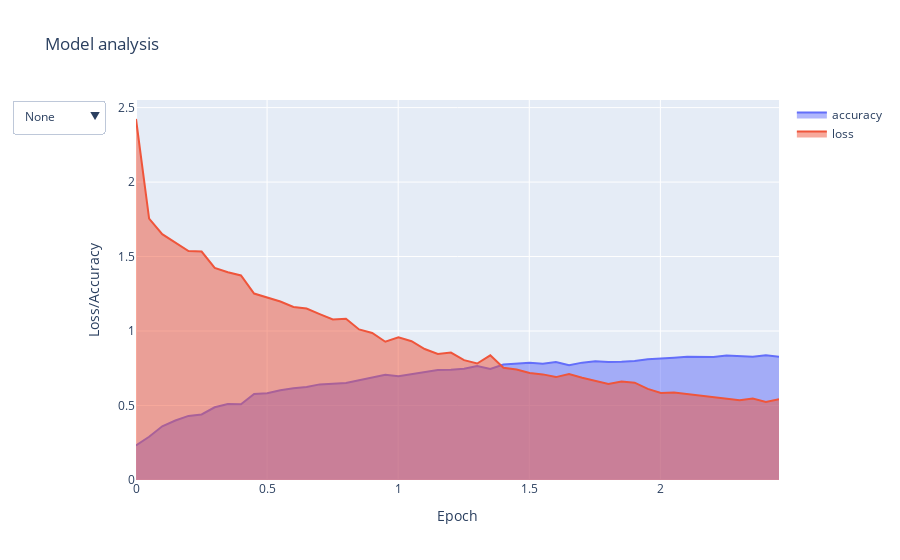

Source (notebook cell):
### Markdown cell above
6. - Análisis del modelo

### Code cell
nep = 50

data = pd.read_csv('acc_loss_df.csv')
acc = data['Accuracy']
loss = data['Loss']

vec = np.linspace(0, nep, 1000)

fig = go.Figure()

fig.add_trace(go.Scatter(x = vec,y = acc, name='accuracy', fill='tozeroy'))
fig.add_trace(go.Scatter(x = vec,y = loss, name='loss', fill='tozeroy'))


high_annotations = [dict(x=vec,
                         y=acc,
                         xref="x", yref="y",
                         ax=0, ay=-40)]
low_annotations = [dict(x=vec,
                        y=loss,
                        xref="x", yref="y",
                        ax=0, ay=40)]

fig.update_layout(
    updatemenus=[
        dict(
            active=0,
            buttons=list([
                dict(label="None",
                     method="update",
                     args=[{"visible": [False, False, False, False]},
                           {"title": "Model analysis",
                            "annotations": []}]),
                dict(label="Accuracy",
                     method="update",
                     args=[{"visible": [True, False, False, False]},
                           {"title": "Accuracy",
                            "annotations": high_annotations}]),
                dict(label="Loss",
                     method="update",
                     args=[{"visible": [False, True, False, False]},
                           {"title": "Loss",
                            "annotations": low_annotations}]),
                dict(label="Both",
                     method="update",
                     args=[{"visible": [True, True, True, True]},
                           {"title": "Accuracy and Loss",
                            "annotations": high_annotations + low_annotations}]),
            ]),
        )
    ])


fig.update_layout(title='Model analysis',
                   xaxis_title='Epoch',
                   yaxis_title='Loss/Accuracy')

fig.show()

### Figure 1 — Plotly figure (JSON) as saved in the notebook; plotly's stock layout.template omitted (floating-point values rounded to 4 significant figures; data arrays with more than 128 entries replaced by an {"elided": "..."} marker saying what was removed)
{"data": [{"fill": "tozeroy", "name": "accuracy", "type": "scatter", "x": {"elided": "1000 float values"}, "y": [0.2313, 0.2904, 0.3607, 0.3992, 0.4303, 0.4403, 0.4881, 0.5107, 0.5089, 0.5772, 0.5818, 0.6026, 0.6164, 0.6241, 0.6418, 0.6488, 0.6508, 0.6701, 0.6901, 0.7065, 0.6965, 0.7091, 0.7266, 0.7384, 0.7402, 0.7463, 0.7648, 0.7456, 0.7751, 0.781, 0.7869, 0.7797, 0.7923, 0.7702, 0.7879, 0.7967, 0.7923, 0.7944, 0.799, 0.8113, 0.8182, 0.8208, 0.827, 0.8254, 0.8254, 0.8365, 0.8306, 0.827, 0.837, 0.8277]}, {"fill": "tozeroy", "name": "loss", "type": "scatter", "x": {"elided": "1000 float values"}, "y": [2.424, 1.755, 1.65, 1.592, 1.537, 1.533, 1.423, 1.395, 1.373, 1.252, 1.224, 1.198, 1.161, 1.151, 1.113, 1.077, 1.082, 1.011, 0.987, 0.9282, 0.9586, 0.9316, 0.8792, 0.8464, 0.8557, 0.8045, 0.7822, 0.8367, 0.754, 0.7415, 0.7179, 0.709, 0.6908, 0.7121, 0.6861, 0.6646, 0.6443, 0.6612, 0.6535, 0.6116, 0.5843, 0.5869, 0.576, 0.5645, 0.5585, 0.5468, 0.535, 0.5472, 0.5238, 0.5429]}], "layout": {"title": {"text": "Model analysis"}, "updatemenus": [{"active": 0, "buttons": [{"args": [{"visible": [false, false, false, false]}, {"annotations": [], "title": "Model analysis"}], "label": "None", "method": "update"}, {"args": [{"visible": [true, false, false, false]}, {"annotations": [{"ax": 0, "ay": -40, "x": {"elided": "1000 float values"}, "xref": "x", "y": [0.2313, 0.2904, 0.3607, 0.3992, 0.4303, 0.4403, 0.4881, 0.5107, 0.5089, 0.5772, 0.5818, 0.6026, 0.6164, 0.6241, 0.6418, 0.6488, 0.6508, 0.6701, 0.6901, 0.7065, 0.6965, 0.7091, 0.7266, 0.7384, 0.7402, 0.7463, 0.7648, 0.7456, 0.7751, 0.781, 0.7869, 0.7797, 0.7923, 0.7702, 0.7879, 0.7967, 0.7923, 0.7944, 0.799, 0.8113, 0.8182, 0.8208, 0.827, 0.8254, 0.8254, 0.8365, 0.8306, 0.827, 0.837, 0.8277], "yref": "y"}], "title": "Accuracy"}], "label": "Accuracy", "method": "update"}, {"args": [{"visible": [false, true, false, false]}, {"annotations": [{"ax": 0, "ay": 40, "x": {"elided": "1000 float values"}, "xref": "x", "y": [2.424, 1.755, 1.65, 1.592, 1.537, 1.533, 1.423, 1.395, 1.373, 1.252, 1.224, 1.198, 1.161, 1.151, 1.113, 1.077, 1.082, 1.011, 0.987, 0.9282, 0.9586, 0.9316, 0.8792, 0.8464, 0.8557, 0.8045, 0.7822, 0.8367, 0.754, 0.7415, 0.7179, 0.709, 0.6908, 0.7121, 0.6861, 0.6646, 0.6443, 0.6612, 0.6535, 0.6116, 0.5843, 0.5869, 0.576, 0.5645, 0.5585, 0.5468, 0.535, 0.5472, 0.5238, 0.5429], "yref": "y"}], "title": "Loss"}], "label": "Loss", "method": "update"}, {"args": [{"visible": [true, true, true, true]}, {"annotations": [{"ax": 0, "ay": -40, "x": {"elided": "1000 float values"}, "xref": "x", "y": [0.2313, 0.2904, 0.3607, 0.3992, 0.4303, 0.4403, 0.4881, 0.5107, 0.5089, 0.5772, 0.5818, 0.6026, 0.6164, 0.6241, 0.6418, 0.6488, 0.6508, 0.6701, 0.6901, 0.7065, 0.6965, 0.7091, 0.7266, 0.7384, 0.7402, 0.7463, 0.7648, 0.7456, 0.7751, 0.781, 0.7869, 0.7797, 0.7923, 0.7702, 0.7879, 0.7967, 0.7923, 0.7944, 0.799, 0.8113, 0.8182, 0.8208, 0.827, 0.8254, 0.8254, 0.8365, 0.8306, 0.827, 0.837, 0.8277], "yref": "y"}, {"ax": 0, "ay": 40, "x": {"elided": "1000 float values"}, "xref": "x", "y": [2.424, 1.755, 1.65, 1.592, 1.537, 1.533, 1.423, 1.395, 1.373, 1.252, 1.224, 1.198, 1.161, 1.151, 1.113, 1.077, 1.082, 1.011, 0.987, 0.9282, 0.9586, 0.9316, 0.8792, 0.8464, 0.8557, 0.8045, 0.7822, 0.8367, 0.754, 0.7415, 0.7179, 0.709, 0.6908, 0.7121, 0.6861, 0.6646, 0.6443, 0.6612, 0.6535, 0.6116, 0.5843, 0.5869, 0.576, 0.5645, 0.5585, 0.5468, 0.535, 0.5472, 0.5238, 0.5429], "yref": "y"}], "title": "Accuracy and Loss"}], "label": "Both", "method": "update"}]}], "xaxis": {"title": {"text": "Epoch"}}, "yaxis": {"title": {"text": "Loss/Accuracy"}}}}
